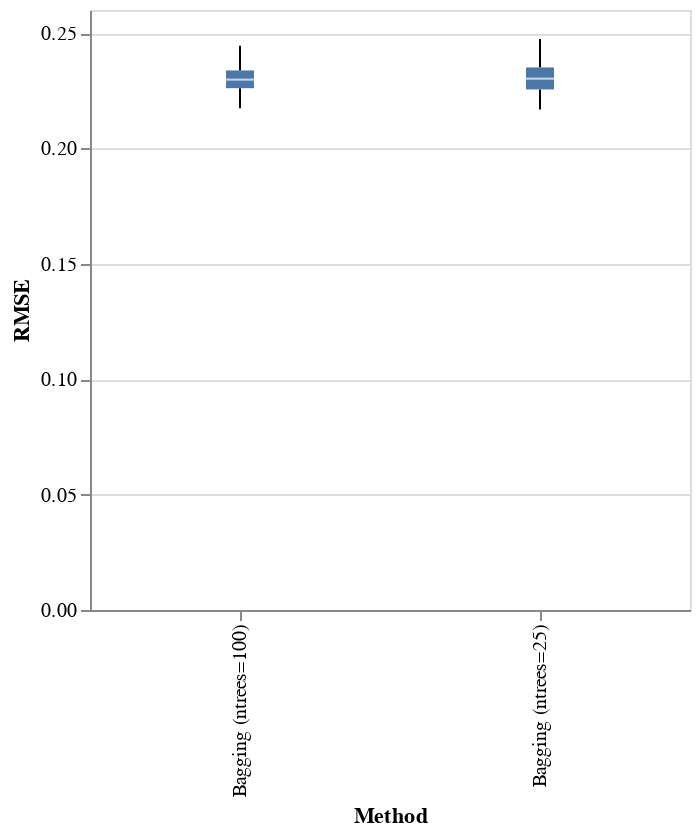

Notebook source saved alongside this figure:
### Markdown cell above
This looks promising! But what do the statistics tell us?

### Code cell
import altair as alt

alt.Chart(results).mark_boxplot().encode(
    alt.Y("RMSE:Q"),
    x='Method',
).properties(width=300)

### Figure 1 — Vega-Lite specification as saved in the notebook (floating-point values rounded to 4 significant figures)
{"config": {"view": {"continuousWidth": 300, "continuousHeight": 300}}, "data": {"name": "data-ab91f407e34ff3c73e7805a3b2ba97ce"}, "mark": {"type": "boxplot"}, "encoding": {"x": {"field": "Method", "type": "nominal"}, "y": {"field": "RMSE", "type": "quantitative"}}, "width": 300, "$schema": "https://vega.github.io/schema/vega-lite/v5.8.0.json", "datasets": {"data-ab91f407e34ff3c73e7805a3b2ba97ce": [{"RMSE": 0.2197, "Method": "Bagging (ntrees=100)"}, {"RMSE": 0.2317, "Method": "Bagging (ntrees=100)"}, {"RMSE": 0.2271, "Method": "Bagging (ntrees=100)"}, {"RMSE": 0.2264, "Method": "Bagging (ntrees=100)"}, {"RMSE": 0.2254, "Method": "Bagging (ntrees=100)"}, {"RMSE": 0.2324, "Method": "Bagging (ntrees=100)"}, {"RMSE": 0.239, "Method": "Bagging (ntrees=100)"}, {"RMSE": 0.226, "Method": "Bagging (ntrees=100)"}, {"RMSE": 0.227, "Method": "Bagging (ntrees=100)"}, {"RMSE": 0.2344, "Method": "Bagging (ntrees=100)"}, {"RMSE": 0.2395, "Method": "Bagging (ntrees=100)"}, {"RMSE": 0.2273, "Method": "Bagging (ntrees=100)"}, {"RMSE": 0.2296, "Method": "Bagging (ntrees=100)"}, {"RMSE": 0.2331, "Method": "Bagging (ntrees=100)"}, {"RMSE": 0.2246, "Method": "Bagging (ntrees=100)"}, {"RMSE": 0.2274, "Method": "Bagging (ntrees=100)"}, {"RMSE": 0.235, "Method": "Bagging (ntrees=100)"}, {"RMSE": 0.2271, "Method": "Bagging (ntrees=100)"}, {"RMSE": 0.2282, "Method": "Bagging (ntrees=100)"}, {"RMSE": 0.2228, "Method": "Bagging (ntrees=100)"}, {"RMSE": 0.226, "Method": "Bagging (ntrees=100)"}, {"RMSE": 0.2264, "Method": "Bagging (ntrees=100)"}, {"RMSE": 0.2325, "Method": "Bagging (ntrees=100)"}, {"RMSE": 0.2307, "Method": "Bagging (ntrees=100)"}, {"RMSE": 0.2337, "Method": "Bagging (ntrees=100)"}, {"RMSE": 0.2381, "Method": "Bagging (ntrees=100)"}, {"RMSE": 0.2241, "Method": "Bagging (ntrees=100)"}, {"RMSE": 0.2309, "Method": "Bagging (ntrees=100)"}, {"RMSE": 0.2345, "Method": "Bagging (ntrees=100)"}, {"RMSE": 0.2381, "Method": "Bagging (ntrees=100)"}, {"RMSE": 0.2339, "Method": "Bagging (ntrees=100)"}, {"RMSE": 0.2267, "Method": "Bagging (ntrees=100)"}, {"RMSE": 0.2241, "Method": "Bagging (ntrees=100)"}, {"RMSE": 0.2312, "Method": "Bagging (ntrees=100)"}, {"RMSE": 0.2205, "Method": "Bagging (ntrees=100)"}, {"RMSE": 0.2375, "Method": "Bagging (ntrees=100)"}, {"RMSE": 0.2319, "Method": "Bagging (ntrees=100)"}, {"RMSE": 0.2256, "Method": "Bagging (ntrees=100)"}, {"RMSE": 0.2301, "Method": "Bagging (ntrees=100)"}, {"RMSE": 0.2445, "Method": "Bagging (ntrees=100)"}, {"RMSE": 0.2255, "Method": "Bagging (ntrees=100)"}, {"RMSE": 0.2348, "Method": "Bagging (ntrees=100)"}, {"RMSE": 0.2284, "Method": "Bagging (ntrees=100)"}, {"RMSE": 0.2312, "Method": "Bagging (ntrees=100)"}, {"RMSE": 0.2285, "Method": "Bagging (ntrees=100)"}, {"RMSE": 0.2335, "Method": "Bagging (ntrees=100)"}, {"RMSE": 0.2405, "Method": "Bagging (ntrees=100)"}, {"RMSE": 0.2345, "Method": "Bagging (ntrees=100)"}, {"RMSE": 0.2174, "Method": "Bagging (ntrees=100)"}, {"RMSE": 0.2201, "Method": "Bagging (ntrees=100)"}, {"RMSE": 0.2188, "Method": "Bagging (ntrees=25)"}, {"RMSE": 0.2357, "Method": "Bagging (ntrees=25)"}, {"RMSE": 0.2315, "Method": "Bagging (ntrees=25)"}, {"RMSE": 0.2239, "Method": "Bagging (ntrees=25)"}, {"RMSE": 0.221, "Method": "Bagging (ntrees=25)"}, {"RMSE": 0.2317, "Method": "Bagging (ntrees=25)"}, {"RMSE": 0.2402, "Method": "Bagging (ntrees=25)"}, {"RMSE": 0.2289, "Method": "Bagging (ntrees=25)"}, {"RMSE": 0.2318, "Method": "Bagging (ntrees=25)"}, {"RMSE": 0.239, "Method": "Bagging (ntrees=25)"}, {"RMSE": 0.2404, "Method": "Bagging (ntrees=25)"}, {"RMSE": 0.2248, "Method": "Bagging (ntrees=25)"}, {"RMSE": 0.2309, "Method": "Bagging (ntrees=25)"}, {"RMSE": 0.2305, "Method": "Bagging (ntrees=25)"}, {"RMSE": 0.2229, "Method": "Bagging (ntrees=25)"}, {"RMSE": 0.229, "Method": "Bagging (ntrees=25)"}, {"RMSE": 0.2347, "Method": "Bagging (ntrees=25)"}, {"RMSE": 0.2255, "Method": "Bagging (ntrees=25)"}, {"RMSE": 0.229, "Method": "Bagging (ntrees=25)"}, {"RMSE": 0.2187, "Method": "Bagging (ntrees=25)"}, {"RMSE": 0.2257, "Method": "Bagging (ntrees=25)"}, {"RMSE": 0.2292, "Method": "Bagging (ntrees=25)"}, {"RMSE": 0.2316, "Method": "Bagging (ntrees=25)"}, {"RMSE": 0.2299, "Method": "Bagging (ntrees=25)"}, {"RMSE": 0.231, "Method": "Bagging (ntrees=25)"}, {"RMSE": 0.2362, "Method": "Bagging (ntrees=25)"}, {"RMSE": 0.2252, "Method": "Bagging (ntrees=25)"}, {"RMSE": 0.2361, "Method": "Bagging (ntrees=25)"}, {"RMSE": 0.2316, "Method": "Bagging (ntrees=25)"}, {"RMSE": 0.2376, "Method": "Bagging (ntrees=25)"}, {"RMSE": 0.2357, "Method": "Bagging (ntrees=25)"}, {"RMSE": 0.2257, "Method": "Bagging (ntrees=25)"}, {"RMSE": 0.2221, "Method": "Bagging (ntrees=25)"}, {"RMSE": 0.2321, "Method": "Bagging (ntrees=25)"}, {"RMSE": 0.2196, "Method": "Bagging (ntrees=25)"}, {"RMSE": 0.2376, "Method": "Bagging (ntrees=25)"}, {"RMSE": 0.23, "Method": "Bagging (ntrees=25)"}, {"RMSE": 0.2237, "Method": "Bagging (ntrees=25)"}, {"RMSE": 0.2267, "Method": "Bagging (ntrees=25)"}, {"RMSE": 0.2474, "Method": "Bagging (ntrees=25)"}, {"RMSE": 0.2285, "Method": "Bagging (ntrees=25)"}, {"RMSE": 0.2352, "Method": "Bagging (ntrees=25)"}, {"RMSE": 0.2284, "Method": "Bagging (ntrees=25)"}, {"RMSE": 0.2347, "Method": "Bagging (ntrees=25)"}, {"RMSE": 0.2277, "Method": "Bagging (ntrees=25)"}, {"RMSE": 0.231, "Method": "Bagging (ntrees=25)"}, {"RMSE": 0.2378, "Method": "Bagging (ntrees=25)"}, {"RMSE": 0.2363, "Method": "Bagging (ntrees=25)"}, {"RMSE": 0.2187, "Method": "Bagging (ntrees=25)"}, {"RMSE": 0.2169, "Method": "Bagging (ntrees=25)"}]}}
